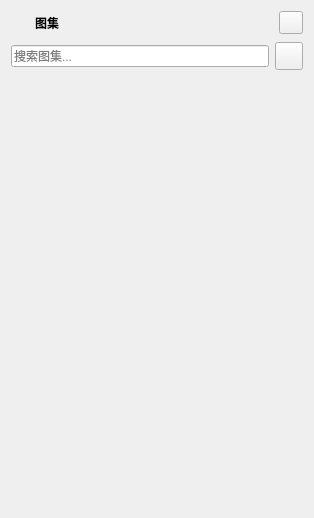
<?xml version="1.0" encoding="UTF-8"?>
<ui version="4.0">
 <class>TilesetsPanel</class>
 <widget class="QWidget" name="TilesetsPanel">
  <property name="geometry">
   <rect>
    <x>0</x>
    <y>0</y>
    <width>314</width>
    <height>518</height>
   </rect>
  </property>
  <property name="minimumSize">
   <size>
    <width>300</width>
    <height>0</height>
   </size>
  </property>
  <property name="maximumSize">
   <size>
    <width>320</width>
    <height>16777215</height>
   </size>
  </property>
  <layout class="QVBoxLayout" name="layoutRoot">
   <property name="spacing">
    <number>8</number>
   </property>
   <item>
    <layout class="QHBoxLayout" name="layoutHeader">
     <item>
      <widget class="QLabel" name="labelIcon">
       <property name="minimumSize">
        <size>
         <width>16</width>
         <height>16</height>
        </size>
       </property>
       <property name="maximumSize">
        <size>
         <width>16</width>
         <height>16</height>
        </size>
       </property>
       <property name="toolTip">
        <string>瓦片图集</string>
       </property>
       <property name="styleSheet">
        <string notr="true"/>
       </property>
       <property name="text">
        <string/>
       </property>
      </widget>
     </item>
     <item>
      <widget class="QLabel" name="labelTitle">
       <property name="font">
        <font>
         <bold>true</bold>
        </font>
       </property>
       <property name="text">
        <string>图集</string>
       </property>
      </widget>
     </item>
     <item>
      <spacer name="headerSpacer">
       <property name="orientation">
        <enum>Qt::Orientation::Horizontal</enum>
       </property>
       <property name="sizeType">
        <enum>QSizePolicy::Policy::Expanding</enum>
       </property>
       <property name="sizeHint" stdset="0">
        <size>
         <width>40</width>
         <height>20</height>
        </size>
       </property>
      </spacer>
     </item>
     <item>
      <widget class="QToolButton" name="buttonCollapseAll">
       <property name="toolTip">
        <string>折叠/展开全部</string>
       </property>
       <property name="text">
        <string/>
       </property>
       <property name="checkable">
        <bool>true</bool>
       </property>
      </widget>
     </item>
    </layout>
   </item>
   <item>
    <layout class="QHBoxLayout" name="layoutSearch">
     <property name="spacing">
      <number>6</number>
     </property>
     <item>
      <widget class="QLineEdit" name="editSearch">
       <property name="placeholderText">
        <string>搜索图集...</string>
       </property>
      </widget>
     </item>
     <item>
      <widget class="QToolButton" name="buttonAddTileset">
       <property name="minimumSize">
        <size>
         <width>28</width>
         <height>28</height>
        </size>
       </property>
       <property name="toolTip">
        <string>新建图集</string>
       </property>
       <property name="text">
        <string/>
       </property>
      </widget>
     </item>
    </layout>
   </item>
   <item>
    <widget class="QScrollArea" name="scrollArea">
     <property name="frameShape">
      <enum>QFrame::Shape::NoFrame</enum>
     </property>
     <property name="widgetResizable">
      <bool>true</bool>
     </property>
     <widget class="QWidget" name="scrollAreaWidgetContents">
      <property name="geometry">
       <rect>
        <x>0</x>
        <y>0</y>
        <width>296</width>
        <height>430</height>
       </rect>
      </property>
      <layout class="QVBoxLayout" name="layoutScroll">
       <property name="spacing">
        <number>12</number>
       </property>
       <item>
        <spacer name="finalSpacer">
         <property name="orientation">
          <enum>Qt::Orientation::Vertical</enum>
         </property>
         <property name="sizeType">
          <enum>QSizePolicy::Policy::Expanding</enum>
         </property>
         <property name="sizeHint" stdset="0">
          <size>
           <width>20</width>
           <height>20</height>
          </size>
         </property>
        </spacer>
       </item>
      </layout>
     </widget>
    </widget>
   </item>
  </layout>
 </widget>
 <resources/>
 <connections/>
</ui>
